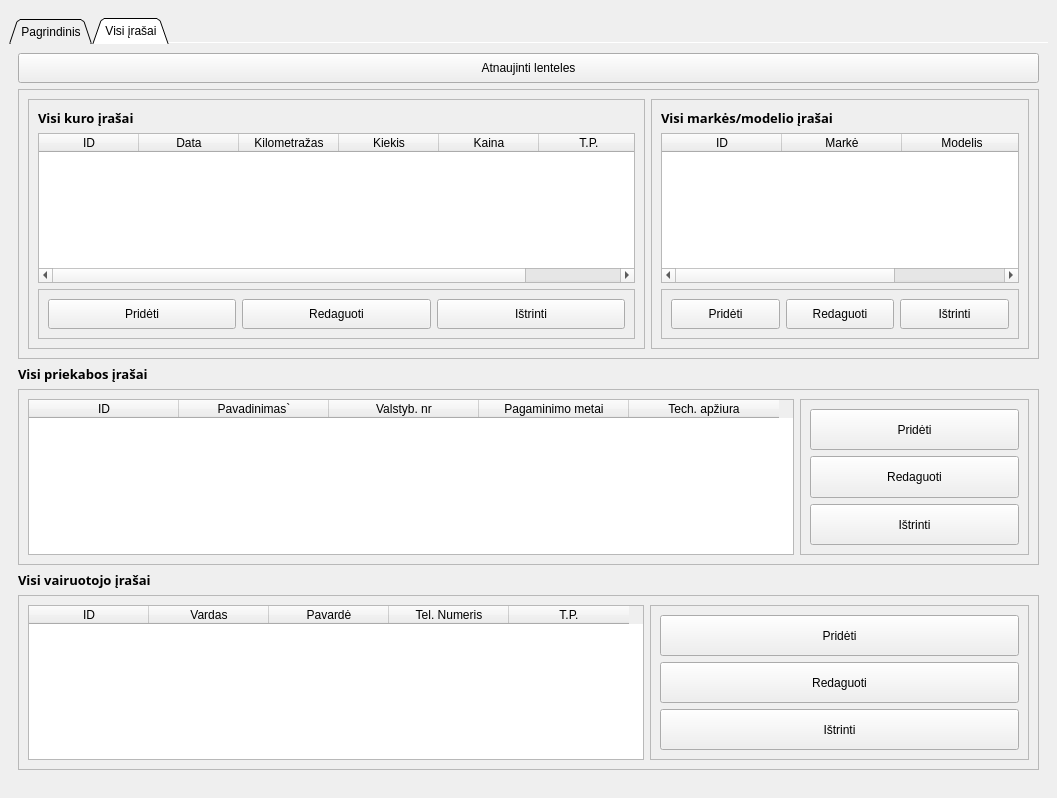
<?xml version="1.0" encoding="UTF-8"?>
<ui version="4.0">
 <class>MainWindow</class>
 <widget class="QMainWindow" name="MainWindow">
  <property name="geometry">
   <rect>
    <x>0</x>
    <y>0</y>
    <width>1057</width>
    <height>798</height>
   </rect>
  </property>
  <property name="sizePolicy">
   <sizepolicy hsizetype="Maximum" vsizetype="Maximum">
    <horstretch>0</horstretch>
    <verstretch>0</verstretch>
   </sizepolicy>
  </property>
  <property name="windowTitle">
   <string>Transporto valdymas</string>
  </property>
  <property name="animated">
   <bool>false</bool>
  </property>
  <property name="tabShape">
   <enum>QTabWidget::Triangular</enum>
  </property>
  <widget class="QWidget" name="centralwidget">
   <property name="sizePolicy">
    <sizepolicy hsizetype="Maximum" vsizetype="Maximum">
     <horstretch>0</horstretch>
     <verstretch>0</verstretch>
    </sizepolicy>
   </property>
   <layout class="QHBoxLayout" name="horizontalLayout_12">
    <item>
     <widget class="QTabWidget" name="tabWidget">
      <property name="sizePolicy">
       <sizepolicy hsizetype="Expanding" vsizetype="Maximum">
        <horstretch>0</horstretch>
        <verstretch>0</verstretch>
       </sizepolicy>
      </property>
      <property name="minimumSize">
       <size>
        <width>50</width>
        <height>50</height>
       </size>
      </property>
      <property name="maximumSize">
       <size>
        <width>1415</width>
        <height>761</height>
       </size>
      </property>
      <property name="focusPolicy">
       <enum>Qt::TabFocus</enum>
      </property>
      <property name="tabPosition">
       <enum>QTabWidget::North</enum>
      </property>
      <property name="tabShape">
       <enum>QTabWidget::Triangular</enum>
      </property>
      <property name="currentIndex">
       <number>1</number>
      </property>
      <property name="iconSize">
       <size>
        <width>32</width>
        <height>32</height>
       </size>
      </property>
      <property name="elideMode">
       <enum>Qt::ElideRight</enum>
      </property>
      <property name="documentMode">
       <bool>true</bool>
      </property>
      <property name="tabsClosable">
       <bool>false</bool>
      </property>
      <property name="tabBarAutoHide">
       <bool>false</bool>
      </property>
      <widget class="QWidget" name="tab_3">
       <attribute name="title">
        <string>Pagrindinis</string>
       </attribute>
       <layout class="QVBoxLayout" name="verticalLayout">
        <item>
         <widget class="QLabel" name="label">
          <property name="sizePolicy">
           <sizepolicy hsizetype="Expanding" vsizetype="Minimum">
            <horstretch>0</horstretch>
            <verstretch>0</verstretch>
           </sizepolicy>
          </property>
          <property name="font">
           <font>
            <family>Arial Black</family>
            <pointsize>10</pointsize>
            <weight>75</weight>
            <bold>true</bold>
           </font>
          </property>
          <property name="text">
           <string>Reikalaujantys dėmesio</string>
          </property>
         </widget>
        </item>
        <item>
         <widget class="QTableWidget" name="reik_dem">
          <property name="sizePolicy">
           <sizepolicy hsizetype="Expanding" vsizetype="Expanding">
            <horstretch>0</horstretch>
            <verstretch>0</verstretch>
           </sizepolicy>
          </property>
          <property name="tabletTracking">
           <bool>false</bool>
          </property>
          <property name="autoFillBackground">
           <bool>true</bool>
          </property>
          <property name="inputMethodHints">
           <set>Qt::ImhNone</set>
          </property>
          <property name="lineWidth">
           <number>2</number>
          </property>
          <property name="sizeAdjustPolicy">
           <enum>QAbstractScrollArea::AdjustToContents</enum>
          </property>
          <property name="autoScrollMargin">
           <number>16</number>
          </property>
          <property name="editTriggers">
           <set>QAbstractItemView::NoEditTriggers</set>
          </property>
          <property name="showDropIndicator" stdset="0">
           <bool>false</bool>
          </property>
          <property name="alternatingRowColors">
           <bool>true</bool>
          </property>
          <property name="selectionMode">
           <enum>QAbstractItemView::SingleSelection</enum>
          </property>
          <property name="selectionBehavior">
           <enum>QAbstractItemView::SelectRows</enum>
          </property>
          <property name="gridStyle">
           <enum>Qt::DashDotDotLine</enum>
          </property>
          <property name="cornerButtonEnabled">
           <bool>false</bool>
          </property>
          <attribute name="horizontalHeaderVisible">
           <bool>false</bool>
          </attribute>
          <attribute name="horizontalHeaderCascadingSectionResizes">
           <bool>false</bool>
          </attribute>
          <attribute name="horizontalHeaderStretchLastSection">
           <bool>false</bool>
          </attribute>
          <attribute name="verticalHeaderCascadingSectionResizes">
           <bool>false</bool>
          </attribute>
          <attribute name="verticalHeaderDefaultSectionSize">
           <number>0</number>
          </attribute>
          <attribute name="verticalHeaderMinimumSectionSize">
           <number>35</number>
          </attribute>
          <attribute name="verticalHeaderShowSortIndicator" stdset="0">
           <bool>false</bool>
          </attribute>
          <attribute name="verticalHeaderStretchLastSection">
           <bool>false</bool>
          </attribute>
          <column>
           <property name="text">
            <string> T.P. ID</string>
           </property>
          </column>
          <column>
           <property name="text">
            <string>Valstyb. nr</string>
           </property>
          </column>
          <column>
           <property name="text">
            <string>Tech. apžiura</string>
           </property>
          </column>
          <column>
           <property name="text">
            <string>Kelių mokestis</string>
           </property>
          </column>
          <column>
           <property name="text">
            <string>Priekaba</string>
           </property>
          </column>
          <column>
           <property name="text">
            <string>Priek. Tech.</string>
           </property>
          </column>
          <column>
           <property name="text">
            <string>Vair. Vardas</string>
           </property>
          </column>
          <column>
           <property name="text">
            <string>Vair. Pavardė</string>
           </property>
          </column>
          <column>
           <property name="text">
            <string>Modelis</string>
           </property>
          </column>
          <column>
           <property name="text">
            <string>Markė</string>
           </property>
          </column>
         </widget>
        </item>
        <item>
         <widget class="Line" name="line_4">
          <property name="sizePolicy">
           <sizepolicy hsizetype="Expanding" vsizetype="Fixed">
            <horstretch>0</horstretch>
            <verstretch>0</verstretch>
           </sizepolicy>
          </property>
          <property name="orientation">
           <enum>Qt::Horizontal</enum>
          </property>
         </widget>
        </item>
        <item>
         <widget class="QPushButton" name="atnaujinti">
          <property name="sizePolicy">
           <sizepolicy hsizetype="Expanding" vsizetype="Fixed">
            <horstretch>0</horstretch>
            <verstretch>10</verstretch>
           </sizepolicy>
          </property>
          <property name="minimumSize">
           <size>
            <width>0</width>
            <height>40</height>
           </size>
          </property>
          <property name="accessibleDescription">
           <string/>
          </property>
          <property name="inputMethodHints">
           <set>Qt::ImhNone</set>
          </property>
          <property name="text">
           <string>Atnaujinti lenteles</string>
          </property>
         </widget>
        </item>
        <item>
         <widget class="QPushButton" name="redaguoti">
          <property name="sizePolicy">
           <sizepolicy hsizetype="Expanding" vsizetype="Fixed">
            <horstretch>0</horstretch>
            <verstretch>0</verstretch>
           </sizepolicy>
          </property>
          <property name="minimumSize">
           <size>
            <width>0</width>
            <height>30</height>
           </size>
          </property>
          <property name="text">
           <string>Redaguoti</string>
          </property>
         </widget>
        </item>
        <item>
         <widget class="QLabel" name="label_2">
          <property name="sizePolicy">
           <sizepolicy hsizetype="Maximum" vsizetype="Preferred">
            <horstretch>0</horstretch>
            <verstretch>0</verstretch>
           </sizepolicy>
          </property>
          <property name="font">
           <font>
            <family>Arial Black</family>
            <pointsize>10</pointsize>
            <weight>75</weight>
            <bold>true</bold>
           </font>
          </property>
          <property name="text">
           <string>Visos Transporto priemonės</string>
          </property>
         </widget>
        </item>
        <item>
         <widget class="QTableWidget" name="visi_auto">
          <property name="sizePolicy">
           <sizepolicy hsizetype="Expanding" vsizetype="Expanding">
            <horstretch>0</horstretch>
            <verstretch>0</verstretch>
           </sizepolicy>
          </property>
          <property name="tabletTracking">
           <bool>false</bool>
          </property>
          <property name="autoFillBackground">
           <bool>true</bool>
          </property>
          <property name="inputMethodHints">
           <set>Qt::ImhNone</set>
          </property>
          <property name="lineWidth">
           <number>2</number>
          </property>
          <property name="sizeAdjustPolicy">
           <enum>QAbstractScrollArea::AdjustToContents</enum>
          </property>
          <property name="autoScrollMargin">
           <number>16</number>
          </property>
          <property name="editTriggers">
           <set>QAbstractItemView::NoEditTriggers</set>
          </property>
          <property name="showDropIndicator" stdset="0">
           <bool>false</bool>
          </property>
          <property name="alternatingRowColors">
           <bool>true</bool>
          </property>
          <property name="selectionMode">
           <enum>QAbstractItemView::SingleSelection</enum>
          </property>
          <property name="selectionBehavior">
           <enum>QAbstractItemView::SelectRows</enum>
          </property>
          <property name="gridStyle">
           <enum>Qt::DashDotDotLine</enum>
          </property>
          <property name="cornerButtonEnabled">
           <bool>false</bool>
          </property>
          <attribute name="horizontalHeaderCascadingSectionResizes">
           <bool>false</bool>
          </attribute>
          <attribute name="verticalHeaderMinimumSectionSize">
           <number>35</number>
          </attribute>
          <attribute name="verticalHeaderStretchLastSection">
           <bool>true</bool>
          </attribute>
          <column>
           <property name="text">
            <string> T.P. ID</string>
           </property>
          </column>
          <column>
           <property name="text">
            <string>Valstyb. nr</string>
           </property>
          </column>
          <column>
           <property name="text">
            <string>Tech. apžiura</string>
           </property>
          </column>
          <column>
           <property name="text">
            <string>Kelių mokestis</string>
           </property>
          </column>
          <column>
           <property name="text">
            <string>Priekaba</string>
           </property>
          </column>
          <column>
           <property name="text">
            <string>Priek. Tech.</string>
           </property>
          </column>
          <column>
           <property name="text">
            <string>Vair. Vardas</string>
           </property>
          </column>
          <column>
           <property name="text">
            <string>Vair. Pavardė</string>
           </property>
          </column>
          <column>
           <property name="text">
            <string>Markė</string>
           </property>
          </column>
          <column>
           <property name="text">
            <string>Modelis</string>
           </property>
          </column>
         </widget>
        </item>
        <item>
         <widget class="QFrame" name="frame_3">
          <property name="sizePolicy">
           <sizepolicy hsizetype="Expanding" vsizetype="Fixed">
            <horstretch>0</horstretch>
            <verstretch>0</verstretch>
           </sizepolicy>
          </property>
          <property name="frameShape">
           <enum>QFrame::StyledPanel</enum>
          </property>
          <property name="frameShadow">
           <enum>QFrame::Raised</enum>
          </property>
          <layout class="QHBoxLayout" name="horizontalLayout">
           <item>
            <widget class="QPushButton" name="prideti">
             <property name="sizePolicy">
              <sizepolicy hsizetype="Fixed" vsizetype="Fixed">
               <horstretch>0</horstretch>
               <verstretch>0</verstretch>
              </sizepolicy>
             </property>
             <property name="minimumSize">
              <size>
               <width>150</width>
               <height>30</height>
              </size>
             </property>
             <property name="text">
              <string>Pridėti</string>
             </property>
            </widget>
           </item>
           <item>
            <widget class="QPushButton" name="redaguoti_2">
             <property name="sizePolicy">
              <sizepolicy hsizetype="Expanding" vsizetype="Fixed">
               <horstretch>0</horstretch>
               <verstretch>0</verstretch>
              </sizepolicy>
             </property>
             <property name="minimumSize">
              <size>
               <width>150</width>
               <height>30</height>
              </size>
             </property>
             <property name="text">
              <string>Redaguoti</string>
             </property>
            </widget>
           </item>
           <item>
            <spacer name="horizontalSpacer">
             <property name="orientation">
              <enum>Qt::Horizontal</enum>
             </property>
             <property name="sizeHint" stdset="0">
              <size>
               <width>40</width>
               <height>20</height>
              </size>
             </property>
            </spacer>
           </item>
           <item>
            <widget class="QPushButton" name="istrinti">
             <property name="sizePolicy">
              <sizepolicy hsizetype="Expanding" vsizetype="Expanding">
               <horstretch>0</horstretch>
               <verstretch>0</verstretch>
              </sizepolicy>
             </property>
             <property name="minimumSize">
              <size>
               <width>150</width>
               <height>30</height>
              </size>
             </property>
             <property name="text">
              <string>Ištrinti</string>
             </property>
            </widget>
           </item>
          </layout>
         </widget>
        </item>
       </layout>
      </widget>
      <widget class="QWidget" name="tab_2">
       <attribute name="title">
        <string>Visi įrašai</string>
       </attribute>
       <layout class="QVBoxLayout" name="verticalLayout_2">
        <item>
         <widget class="QPushButton" name="atnaujinti_lenteles">
          <property name="sizePolicy">
           <sizepolicy hsizetype="Expanding" vsizetype="Fixed">
            <horstretch>0</horstretch>
            <verstretch>0</verstretch>
           </sizepolicy>
          </property>
          <property name="minimumSize">
           <size>
            <width>0</width>
            <height>30</height>
           </size>
          </property>
          <property name="accessibleDescription">
           <string/>
          </property>
          <property name="inputMethodHints">
           <set>Qt::ImhNone</set>
          </property>
          <property name="text">
           <string>Atnaujinti lenteles</string>
          </property>
         </widget>
        </item>
        <item>
         <widget class="QFrame" name="frame_12">
          <property name="frameShape">
           <enum>QFrame::StyledPanel</enum>
          </property>
          <property name="frameShadow">
           <enum>QFrame::Raised</enum>
          </property>
          <layout class="QHBoxLayout" name="horizontalLayout_6">
           <item>
            <widget class="QFrame" name="frame_11">
             <property name="frameShape">
              <enum>QFrame::StyledPanel</enum>
             </property>
             <property name="frameShadow">
              <enum>QFrame::Raised</enum>
             </property>
             <layout class="QVBoxLayout" name="verticalLayout_8">
              <item>
               <widget class="QLabel" name="label_3">
                <property name="font">
                 <font>
                  <family>Arial Black</family>
                  <pointsize>10</pointsize>
                  <weight>75</weight>
                  <bold>true</bold>
                 </font>
                </property>
                <property name="text">
                 <string>Visi kuro įrašai</string>
                </property>
               </widget>
              </item>
              <item>
               <widget class="QTableWidget" name="kuro_irasai">
                <property name="minimumSize">
                 <size>
                  <width>0</width>
                  <height>150</height>
                 </size>
                </property>
                <property name="frameShadow">
                 <enum>QFrame::Sunken</enum>
                </property>
                <property name="sizeAdjustPolicy">
                 <enum>QAbstractScrollArea::AdjustToContentsOnFirstShow</enum>
                </property>
                <property name="editTriggers">
                 <set>QAbstractItemView::NoEditTriggers</set>
                </property>
                <property name="showDropIndicator" stdset="0">
                 <bool>false</bool>
                </property>
                <property name="dragDropOverwriteMode">
                 <bool>false</bool>
                </property>
                <property name="selectionMode">
                 <enum>QAbstractItemView::SingleSelection</enum>
                </property>
                <property name="selectionBehavior">
                 <enum>QAbstractItemView::SelectRows</enum>
                </property>
                <column>
                 <property name="text">
                  <string>ID</string>
                 </property>
                </column>
                <column>
                 <property name="text">
                  <string>Data</string>
                 </property>
                </column>
                <column>
                 <property name="text">
                  <string>Kilometražas</string>
                 </property>
                </column>
                <column>
                 <property name="text">
                  <string>Kiekis</string>
                 </property>
                </column>
                <column>
                 <property name="text">
                  <string>Kaina</string>
                 </property>
                </column>
                <column>
                 <property name="text">
                  <string>T.P.</string>
                 </property>
                </column>
               </widget>
              </item>
              <item>
               <widget class="QFrame" name="frame_10">
                <property name="minimumSize">
                 <size>
                  <width>0</width>
                  <height>0</height>
                 </size>
                </property>
                <property name="frameShape">
                 <enum>QFrame::StyledPanel</enum>
                </property>
                <property name="frameShadow">
                 <enum>QFrame::Raised</enum>
                </property>
                <layout class="QHBoxLayout" name="horizontalLayout_5">
                 <item>
                  <widget class="QPushButton" name="prideti_kuras">
                   <property name="minimumSize">
                    <size>
                     <width>0</width>
                     <height>30</height>
                    </size>
                   </property>
                   <property name="text">
                    <string>Pridėti</string>
                   </property>
                  </widget>
                 </item>
                 <item>
                  <widget class="QPushButton" name="redaguoti_kuras">
                   <property name="minimumSize">
                    <size>
                     <width>0</width>
                     <height>30</height>
                    </size>
                   </property>
                   <property name="text">
                    <string>Redaguoti</string>
                   </property>
                  </widget>
                 </item>
                 <item>
                  <widget class="QPushButton" name="istrinti_kuras">
                   <property name="minimumSize">
                    <size>
                     <width>0</width>
                     <height>30</height>
                    </size>
                   </property>
                   <property name="text">
                    <string>Ištrinti</string>
                   </property>
                  </widget>
                 </item>
                </layout>
               </widget>
              </item>
             </layout>
            </widget>
           </item>
           <item>
            <widget class="QFrame" name="frame_9">
             <property name="frameShape">
              <enum>QFrame::StyledPanel</enum>
             </property>
             <property name="frameShadow">
              <enum>QFrame::Raised</enum>
             </property>
             <layout class="QVBoxLayout" name="verticalLayout_7">
              <item>
               <widget class="QLabel" name="label_4">
                <property name="font">
                 <font>
                  <family>Arial Black</family>
                  <pointsize>10</pointsize>
                  <weight>75</weight>
                  <bold>true</bold>
                 </font>
                </property>
                <property name="text">
                 <string>Visi markės/modelio įrašai</string>
                </property>
               </widget>
              </item>
              <item>
               <widget class="QTableWidget" name="markes_irasai">
                <property name="sizeAdjustPolicy">
                 <enum>QAbstractScrollArea::AdjustToContentsOnFirstShow</enum>
                </property>
                <property name="editTriggers">
                 <set>QAbstractItemView::NoEditTriggers</set>
                </property>
                <property name="showDropIndicator" stdset="0">
                 <bool>false</bool>
                </property>
                <property name="dragDropOverwriteMode">
                 <bool>false</bool>
                </property>
                <property name="selectionMode">
                 <enum>QAbstractItemView::SingleSelection</enum>
                </property>
                <property name="selectionBehavior">
                 <enum>QAbstractItemView::SelectRows</enum>
                </property>
                <attribute name="horizontalHeaderDefaultSectionSize">
                 <number>120</number>
                </attribute>
                <column>
                 <property name="text">
                  <string>ID</string>
                 </property>
                </column>
                <column>
                 <property name="text">
                  <string>Markė</string>
                 </property>
                </column>
                <column>
                 <property name="text">
                  <string>Modelis</string>
                 </property>
                </column>
               </widget>
              </item>
              <item>
               <widget class="QFrame" name="frame_8">
                <property name="sizePolicy">
                 <sizepolicy hsizetype="Expanding" vsizetype="Minimum">
                  <horstretch>0</horstretch>
                  <verstretch>0</verstretch>
                 </sizepolicy>
                </property>
                <property name="frameShape">
                 <enum>QFrame::StyledPanel</enum>
                </property>
                <property name="frameShadow">
                 <enum>QFrame::Raised</enum>
                </property>
                <layout class="QHBoxLayout" name="horizontalLayout_4">
                 <item>
                  <widget class="QPushButton" name="prideti_marke">
                   <property name="sizePolicy">
                    <sizepolicy hsizetype="Expanding" vsizetype="Minimum">
                     <horstretch>0</horstretch>
                     <verstretch>0</verstretch>
                    </sizepolicy>
                   </property>
                   <property name="text">
                    <string>Pridėti</string>
                   </property>
                  </widget>
                 </item>
                 <item>
                  <widget class="QPushButton" name="redaguoti_marke">
                   <property name="sizePolicy">
                    <sizepolicy hsizetype="Expanding" vsizetype="Minimum">
                     <horstretch>0</horstretch>
                     <verstretch>0</verstretch>
                    </sizepolicy>
                   </property>
                   <property name="minimumSize">
                    <size>
                     <width>0</width>
                     <height>30</height>
                    </size>
                   </property>
                   <property name="text">
                    <string>Redaguoti</string>
                   </property>
                  </widget>
                 </item>
                 <item>
                  <widget class="QPushButton" name="istrinti_marke">
                   <property name="sizePolicy">
                    <sizepolicy hsizetype="Expanding" vsizetype="Minimum">
                     <horstretch>0</horstretch>
                     <verstretch>0</verstretch>
                    </sizepolicy>
                   </property>
                   <property name="minimumSize">
                    <size>
                     <width>0</width>
                     <height>20</height>
                    </size>
                   </property>
                   <property name="text">
                    <string>Ištrinti</string>
                   </property>
                  </widget>
                 </item>
                </layout>
               </widget>
              </item>
             </layout>
            </widget>
           </item>
          </layout>
         </widget>
        </item>
        <item>
         <widget class="QLabel" name="label_5">
          <property name="sizePolicy">
           <sizepolicy hsizetype="Expanding" vsizetype="Preferred">
            <horstretch>0</horstretch>
            <verstretch>0</verstretch>
           </sizepolicy>
          </property>
          <property name="font">
           <font>
            <family>Arial Black</family>
            <pointsize>10</pointsize>
            <weight>75</weight>
            <bold>true</bold>
           </font>
          </property>
          <property name="text">
           <string>Visi priekabos įrašai</string>
          </property>
         </widget>
        </item>
        <item>
         <widget class="QFrame" name="frame_7">
          <property name="frameShape">
           <enum>QFrame::StyledPanel</enum>
          </property>
          <property name="frameShadow">
           <enum>QFrame::Raised</enum>
          </property>
          <layout class="QHBoxLayout" name="horizontalLayout_3">
           <item>
            <widget class="QTableWidget" name="priekabos_irasai">
             <property name="sizeAdjustPolicy">
              <enum>QAbstractScrollArea::AdjustToContentsOnFirstShow</enum>
             </property>
             <property name="editTriggers">
              <set>QAbstractItemView::NoEditTriggers</set>
             </property>
             <property name="showDropIndicator" stdset="0">
              <bool>false</bool>
             </property>
             <property name="dragDropOverwriteMode">
              <bool>false</bool>
             </property>
             <property name="selectionMode">
              <enum>QAbstractItemView::SingleSelection</enum>
             </property>
             <property name="selectionBehavior">
              <enum>QAbstractItemView::SelectRows</enum>
             </property>
             <attribute name="horizontalHeaderDefaultSectionSize">
              <number>150</number>
             </attribute>
             <column>
              <property name="text">
               <string>ID</string>
              </property>
             </column>
             <column>
              <property name="text">
               <string>Pavadinimas`</string>
              </property>
             </column>
             <column>
              <property name="text">
               <string>Valstyb. nr</string>
              </property>
             </column>
             <column>
              <property name="text">
               <string>Pagaminimo metai</string>
              </property>
             </column>
             <column>
              <property name="text">
               <string>Tech. apžiura</string>
              </property>
             </column>
            </widget>
           </item>
           <item>
            <widget class="QFrame" name="frame_6">
             <property name="sizePolicy">
              <sizepolicy hsizetype="Expanding" vsizetype="Expanding">
               <horstretch>0</horstretch>
               <verstretch>0</verstretch>
              </sizepolicy>
             </property>
             <property name="frameShape">
              <enum>QFrame::StyledPanel</enum>
             </property>
             <property name="frameShadow">
              <enum>QFrame::Raised</enum>
             </property>
             <layout class="QVBoxLayout" name="verticalLayout_6">
              <item>
               <widget class="QPushButton" name="prideti_priekaba">
                <property name="sizePolicy">
                 <sizepolicy hsizetype="Expanding" vsizetype="Expanding">
                  <horstretch>0</horstretch>
                  <verstretch>0</verstretch>
                 </sizepolicy>
                </property>
                <property name="text">
                 <string>Pridėti</string>
                </property>
               </widget>
              </item>
              <item>
               <widget class="QPushButton" name="redaguoti_priekaba">
                <property name="sizePolicy">
                 <sizepolicy hsizetype="Expanding" vsizetype="Expanding">
                  <horstretch>0</horstretch>
                  <verstretch>0</verstretch>
                 </sizepolicy>
                </property>
                <property name="text">
                 <string>Redaguoti</string>
                </property>
               </widget>
              </item>
              <item>
               <widget class="QPushButton" name="istrinti_priekaba">
                <property name="sizePolicy">
                 <sizepolicy hsizetype="Expanding" vsizetype="Expanding">
                  <horstretch>0</horstretch>
                  <verstretch>0</verstretch>
                 </sizepolicy>
                </property>
                <property name="text">
                 <string>Ištrinti</string>
                </property>
               </widget>
              </item>
             </layout>
            </widget>
           </item>
          </layout>
         </widget>
        </item>
        <item>
         <widget class="QLabel" name="label_7">
          <property name="font">
           <font>
            <family>Arial Black</family>
            <pointsize>10</pointsize>
            <weight>75</weight>
            <bold>true</bold>
           </font>
          </property>
          <property name="text">
           <string>Visi vairuotojo įrašai</string>
          </property>
         </widget>
        </item>
        <item>
         <widget class="QFrame" name="frame_5">
          <property name="frameShape">
           <enum>QFrame::StyledPanel</enum>
          </property>
          <property name="frameShadow">
           <enum>QFrame::Raised</enum>
          </property>
          <layout class="QHBoxLayout" name="horizontalLayout_2">
           <item>
            <widget class="QTableWidget" name="vair_irasai">
             <property name="frameShape">
              <enum>QFrame::StyledPanel</enum>
             </property>
             <property name="frameShadow">
              <enum>QFrame::Sunken</enum>
             </property>
             <property name="sizeAdjustPolicy">
              <enum>QAbstractScrollArea::AdjustToContentsOnFirstShow</enum>
             </property>
             <property name="editTriggers">
              <set>QAbstractItemView::NoEditTriggers</set>
             </property>
             <property name="showDropIndicator" stdset="0">
              <bool>false</bool>
             </property>
             <property name="dragDropOverwriteMode">
              <bool>false</bool>
             </property>
             <property name="selectionMode">
              <enum>QAbstractItemView::SingleSelection</enum>
             </property>
             <property name="selectionBehavior">
              <enum>QAbstractItemView::SelectRows</enum>
             </property>
             <attribute name="horizontalHeaderDefaultSectionSize">
              <number>120</number>
             </attribute>
             <column>
              <property name="text">
               <string>ID</string>
              </property>
             </column>
             <column>
              <property name="text">
               <string>Vardas</string>
              </property>
             </column>
             <column>
              <property name="text">
               <string>Pavardė</string>
              </property>
             </column>
             <column>
              <property name="text">
               <string>Tel. Numeris</string>
              </property>
             </column>
             <column>
              <property name="text">
               <string>T.P.</string>
              </property>
             </column>
            </widget>
           </item>
           <item>
            <widget class="QFrame" name="frame_4">
             <property name="sizePolicy">
              <sizepolicy hsizetype="Expanding" vsizetype="Expanding">
               <horstretch>0</horstretch>
               <verstretch>0</verstretch>
              </sizepolicy>
             </property>
             <property name="minimumSize">
              <size>
               <width>300</width>
               <height>0</height>
              </size>
             </property>
             <property name="frameShape">
              <enum>QFrame::StyledPanel</enum>
             </property>
             <property name="frameShadow">
              <enum>QFrame::Raised</enum>
             </property>
             <layout class="QVBoxLayout" name="verticalLayout_5">
              <item>
               <widget class="QPushButton" name="prideti_vairuotojas">
                <property name="sizePolicy">
                 <sizepolicy hsizetype="Minimum" vsizetype="Expanding">
                  <horstretch>0</horstretch>
                  <verstretch>0</verstretch>
                 </sizepolicy>
                </property>
                <property name="text">
                 <string>Pridėti</string>
                </property>
               </widget>
              </item>
              <item>
               <widget class="QPushButton" name="redaguoti_vairuotojas">
                <property name="sizePolicy">
                 <sizepolicy hsizetype="Minimum" vsizetype="Expanding">
                  <horstretch>0</horstretch>
                  <verstretch>0</verstretch>
                 </sizepolicy>
                </property>
                <property name="text">
                 <string>Redaguoti</string>
                </property>
               </widget>
              </item>
              <item>
               <widget class="QPushButton" name="istrinti_vairuotojas">
                <property name="sizePolicy">
                 <sizepolicy hsizetype="Minimum" vsizetype="Expanding">
                  <horstretch>0</horstretch>
                  <verstretch>0</verstretch>
                 </sizepolicy>
                </property>
                <property name="text">
                 <string>Ištrinti</string>
                </property>
               </widget>
              </item>
             </layout>
            </widget>
           </item>
          </layout>
         </widget>
        </item>
       </layout>
      </widget>
     </widget>
    </item>
   </layout>
  </widget>
  <action name="uzdaryti">
   <property name="text">
    <string>Uždaryti</string>
   </property>
  </action>
 </widget>
 <resources/>
 <connections/>
</ui>
